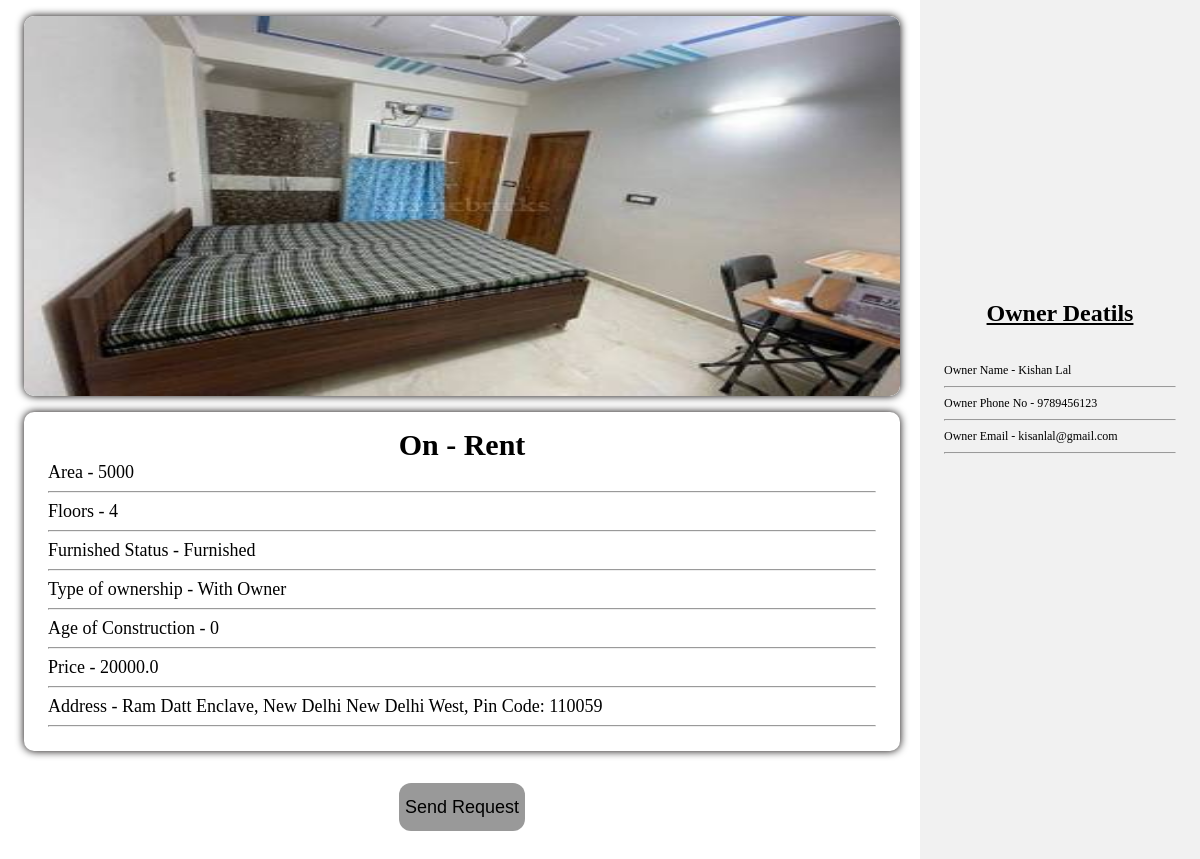
The page /property_details/3/?p_type=Built (signed in) on the database its author committed.
### bricks/models.py (models this page shows, shortened)
class built(models.Model):
    name=models.CharField(max_length=500,blank=False,null=True,default=None)
    owner_phone=models.IntegerField(null=True, blank=False)
    owner_name=models.CharField(max_length=500,blank=False,null=True,default=None)
    owner_mail=models.EmailField(max_length=500,blank=False,null=True)
    cat=models.ForeignKey("category", null=True , on_delete=models.CASCADE, default=None)
    area=models.IntegerField()
    floors=models.IntegerField()
    status=models.CharField(max_length=50,choices=st)
    faces=models.CharField(choices=direction, max_length=50, blank=False)
    p_type=models.CharField(max_length=10, default="Built")
    furnished_status=models.CharField(max_length=50,choices=state, blank=False, null=True)
    type_of_ownership=models.CharField(max_length=50,choices=too)
    price=models.FloatField(default=0,null=True)
    age=models.IntegerField()
    address=models.CharField(max_length=200, blank= False, default=None, null=True, unique=True)
    image=models.ImageField(upload_to='images/')

class category(models.Model):
    cat=models.CharField(max_length=50)
    def __str__(self) :
        return self.cat

### bricks/views.py (the view, shortened to what this page needs)
# urls.py: path('property_details/<str:property_id>/',views.property_details,name='property_details'),
def property_details(request,property_id):
    p_type=request.GET.get('p_type')
    if request.method == 'GET':
     is_land = True
     if p_type == "Built" :
         is_land=False
         obj=built.objects.filter(pk=property_id)
         return render(request,'bricks/property_details.html',{"obj":obj[0]})
     else:
         obj=land.objects.filter(pk=property_id)
         return render(request,'bricks/property_details.html',{"obj":obj[0],"is_land":is_land})

### bricks/templates/bricks/property_details.html (shortened to what this page needs)
<!DOCTYPE html>
<html lang="en">
  <head>
    {% load static %}
    <link
      rel="stylesheet"
      href="{% static 'bricks/style_property_details.css' %}"
    />
  </head>
  <body style="margin: 0; padding: 0">
    {% if user.is_authenticated %}
    <div class="full_details">
      <div class="left_side">
        {% if is_land %}
        <div
          class="part1"
          style="
            width: auto;
            height: 40%;
            margin: 2vh 2vw;
            box-shadow: 0 0 0.75vw rgb(5, 0, 0);
            border-radius: 10px;
          "
        >
          <img
            style="width: 100%; height: 100%; border-radius: 10px"
            src="{{obj.image.url}}"
            alt=""
          />
        </div>
        <div
          class="part2"
          style="
            width: auto;
            height: auto;
            padding: 2vh 2vw;
            -webkit-backdrop-filter: blur(10px);
            backdrop-filter: blur(10px);
          "
        >
          <div id="data1">
            <h2>On - {{obj.cat}}</h2>
            <p>On - {{obj.cat}}</p>
            <hr />
            <p>Area - {{obj.are}}</p>
            <hr />
            <p>Land Type - {{obj.land_type}}</p>
            <hr />
            <p>Price - {{obj.price}}</p>
            <hr />
            <p>Address - {{obj.address}}</p>
            <hr />
          </div>
        </div>
        {% else %}
        <div
          class="part1"
          style="
            width: auto;
            height: 40%;
            margin: 2vh 2vw;
            box-shadow: 0 0 0.75vw rgb(5, 0, 0);
            border-radius: 10px;
          "
        >
          <img
            style="width: 100%; height: 100%; border-radius: 10px"
            src="{{obj.image.url}}"
            alt=""
          />
        </div>
        <div
          class="part2"
          style="
            width: auto;
            height: auto;
            margin: 2vh 2vw;
            -webkit-backdrop-filter: blur(10px);
            backdrop-filter: blur(10px);
          "
        >
          <div id="data1">
            <h2>On - {{obj.cat}}</h2>
            <p>Area - {{obj.area}}</p>
            <hr />
            <p>Floors - {{obj.floors}}</p>
            <hr />
            <p>Furnished Status - {{obj.furnished_status}}</p>
            <hr />
            <p>Type of ownership - {{obj.type_of_ownership}}</p>
            <hr />
            <p>Age of Construction - {{obj.age}}</p>
            <hr />
            <p>Price - {{obj.price}}</p>
            <hr />
            <p>Address - {{obj.address}}</p>
            <hr />
          </div>
        </div>
        {% endif %}
        <div class="options">
          <center>
            <a href="{% url 'send_mail' obj.owner_mail %}"
              ><button>Send Request</button>
            </a>
          </center>
        </div>
      </div>
      <div class="right_side">
        <div class="chip">
          <img
            src="https://www.w3schools.com/howto/img_avatar.png"
            alt="Person"
          />
          <h2
            style="
              text-align: center;
              font-size: 2vw;
              text-decoration: underline;
            "
          >
            Owner Deatils
          </h2>
          <div id="Para">
            <p>Owner Name - {{obj.owner_name}}</p>
            <hr />
            <p>Owner Phone No - {{obj.owner_phone}}</p>
            <hr />
            <p>Owner Email - {{obj.owner_mail}}</p>
            <hr />
          </div>
        </div>
      </div>
    </div>
  </body>
  {% endif %}
</html>

### bricks/static/bricks/style_property_details.css (style rules this page uses)
.full_details { display: flex; flex-direction: row; }
.left_side { display: flexbox; flex-direction: column; width: 60vw; }
.part1 { display: flexbox; width: 100%; overflow: hidden; }
.part1>img { width: 100%; max-height: 60vh; }
.options button { margin: 2vh; border-radius: 1vw; height: 4vw; min-width: fit-content; width: 10vw; font-size: 1.5vw; background: none; border: none; background: rgb(0, 0, 0, 0.4); cursor: pointer; }
body { background: url("https://cdn.pixabay.com/photo/2017/08/03/15/38/architecture-2576906_640.jpg") no-repeat center center fixed; background-size: cover; background-clip: border-box; }

### rows shown on the page
built: image (picture), cat "Rent", area "5000", floors "4", furnished_status "Furnished", type_of_ownership "With Owner", age "0", price "20000.0", address "Ram Datt Enclave, New Delhi New Delhi West, Pin Code: 110059", owner_name "Kishan Lal", owner_phone "9789456123", owner_mail "kisanlal@gmail.com"
